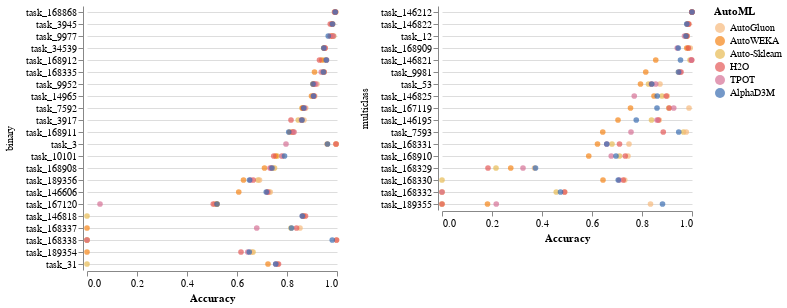

Notebook code for this chart:
### Code cell
alt.hconcat(chart1, chart2).configure_view(stroke='transparent')

### Figure 1 — Vega-Lite specification as saved in the notebook (floating-point values rounded to 4 significant figures; data arrays with more than 128 entries replaced by an {"elided": "..."} marker saying what was removed)
{"config": {"view": {"continuousWidth": 400, "continuousHeight": 300, "stroke": "transparent"}}, "hconcat": [{"data": {"name": "data-2e22d993023e56cf83fee8fdafca5a7e"}, "mark": {"type": "point", "filled": true, "size": 32}, "encoding": {"color": {"type": "nominal", "field": "AutoML", "legend": {"title": "AutoML"}, "scale": {"domain": ["AutoGluon", "AutoWEKA", "Auto-Sklearn", "H2O", "TPOT", "AlphaD3M"], "range": ["#f7b97c", "#f58517", "#e7ba52", "#e45857", "#d67196", "#396cb0"]}}, "row": {"type": "nominal", "field": "Type", "sort": {"field": "yield", "op": "sum", "order": "descending"}, "title": ""}, "x": {"type": "quantitative", "axis": {"grid": false}, "field": "Performance", "scale": {"zero": false}, "title": "Accuracy"}, "y": {"type": "nominal", "axis": {"grid": true}, "field": "Dataset", "sort": "-x", "title": ""}}, "height": {"step": 12}, "title": "", "width": 250}, {"data": {"name": "data-30d799e3c160c92db5f5e8cb12d09205"}, "mark": {"type": "point", "filled": true, "size": 32}, "encoding": {"color": {"type": "nominal", "field": "AutoML", "legend": {"title": "AutoML"}, "scale": {"domain": ["AutoGluon", "AutoWEKA", "Auto-Sklearn", "H2O", "TPOT", "AlphaD3M"], "range": ["#f7b97c", "#f58517", "#e7ba52", "#e45857", "#d67196", "#396cb0"]}}, "row": {"type": "nominal", "field": "Type", "sort": {"field": "yield", "op": "sum", "order": "descending"}, "title": ""}, "x": {"type": "quantitative", "axis": {"grid": false}, "field": "Performance", "scale": {"zero": false}, "title": "Accuracy"}, "y": {"type": "nominal", "axis": {"grid": true}, "field": "Dataset", "sort": "-x", "title": ""}}, "height": {"step": 12}, "title": "", "width": 250}], "$schema": "https://vega.github.io/schema/vega-lite/v4.8.1.json", "datasets": {"data-2e22d993023e56cf83fee8fdafca5a7e": {"elided": "132 records"}, "data-30d799e3c160c92db5f5e8cb12d09205": [{"Dataset": "task_12", "Type": "multiclass", "AutoML": "Auto-Sklearn", "Performance": 0.976}, {"Dataset": "task_146195", "Type": "multiclass", "AutoML": "Auto-Sklearn", "Performance": 0.838}, {"Dataset": "task_146212", "Type": "multiclass", "AutoML": "Auto-Sklearn", "Performance": 1.0}, {"Dataset": "task_146821", "Type": "multiclass", "AutoML": "Auto-Sklearn", "Performance": 0.992}, {"Dataset": "task_146822", "Type": "multiclass", "AutoML": "Auto-Sklearn", "Performance": 0.982}, {"Dataset": "task_146825", "Type": "multiclass", "AutoML": "Auto-Sklearn", "Performance": 0.88}, {"Dataset": "task_167119", "Type": "multiclass", "AutoML": "Auto-Sklearn", "Performance": 0.907}, {"Dataset": "task_168329", "Type": "multiclass", "AutoML": "Auto-Sklearn", "Performance": 0.216}, {"Dataset": "task_168330", "Type": "multiclass", "AutoML": "Auto-Sklearn", "Performance": 0.0}, {"Dataset": "task_168331", "Type": "multiclass", "AutoML": "Auto-Sklearn", "Performance": 0.68}, {"Dataset": "task_168332", "Type": "multiclass", "AutoML": "Auto-Sklearn", "Performance": 0.457}, {"Dataset": "task_168909", "Type": "multiclass", "AutoML": "Auto-Sklearn", "Performance": 0.986}, {"Dataset": "task_168910", "Type": "multiclass", "AutoML": "Auto-Sklearn", "Performance": 0.71}, {"Dataset": "task_189355", "Type": "multiclass", "AutoML": "Auto-Sklearn", "Performance": 0.0}, {"Dataset": "task_53", "Type": "multiclass", "AutoML": "Auto-Sklearn", "Performance": 0.826}, {"Dataset": "task_7593", "Type": "multiclass", "AutoML": "Auto-Sklearn", "Performance": 0.966}, {"Dataset": "task_9981", "Type": "multiclass", "AutoML": "Auto-Sklearn", "Performance": 0.951}, {"Dataset": "task_12", "Type": "multiclass", "AutoML": "AutoGluon", "Performance": 0.981}, {"Dataset": "task_146195", "Type": "multiclass", "AutoML": "AutoGluon", "Performance": 0.869}, {"Dataset": "task_146212", "Type": "multiclass", "AutoML": "AutoGluon", "Performance": 1.0}, {"Dataset": "task_146821", "Type": "multiclass", "AutoML": "AutoGluon", "Performance": 0.999}, {"Dataset": "task_146822", "Type": "multiclass", "AutoML": "AutoGluon", "Performance": 0.987}, {"Dataset": "task_146825", "Type": "multiclass", "AutoML": "AutoGluon", "Performance": 0.901}, {"Dataset": "task_167119", "Type": "multiclass", "AutoML": "AutoGluon", "Performance": 0.988}, {"Dataset": "task_168329", "Type": "multiclass", "AutoML": "AutoGluon", "Performance": 0.37}, {"Dataset": "task_168330", "Type": "multiclass", "AutoML": "AutoGluon", "Performance": 0.731}, {"Dataset": "task_168331", "Type": "multiclass", "AutoML": "AutoGluon", "Performance": 0.748}, {"Dataset": "task_168332", "Type": "multiclass", "AutoML": "AutoGluon", "Performance": 0.491}, {"Dataset": "task_168909", "Type": "multiclass", "AutoML": "AutoGluon", "Performance": 0.993}, {"Dataset": "task_168910", "Type": "multiclass", "AutoML": "AutoGluon", "Performance": 0.744}, {"Dataset": "task_189355", "Type": "multiclass", "AutoML": "AutoGluon", "Performance": 0.834}, {"Dataset": "task_53", "Type": "multiclass", "AutoML": "AutoGluon", "Performance": 0.872}, {"Dataset": "task_7593", "Type": "multiclass", "AutoML": "AutoGluon", "Performance": 0.977}, {"Dataset": "task_9981", "Type": "multiclass", "AutoML": "AutoGluon", "Performance": 0.946}, {"Dataset": "task_12", "Type": "multiclass", "AutoML": "AutoWEKA", "Performance": 0.977}, {"Dataset": "task_146195", "Type": "multiclass", "AutoML": "AutoWEKA", "Performance": 0.704}, {"Dataset": "task_146212", "Type": "multiclass", "AutoML": "AutoWEKA", "Performance": 0.999}, {"Dataset": "task_146821", "Type": "multiclass", "AutoML": "AutoWEKA", "Performance": 0.855}, {"Dataset": "task_146822", "Type": "multiclass", "AutoML": "AutoWEKA", "Performance": 0.983}, {"Dataset": "task_146825", "Type": "multiclass", "AutoML": "AutoWEKA", "Performance": 0.848}, {"Dataset": "task_167119", "Type": "multiclass", "AutoML": "AutoWEKA", "Performance": 0.754}, {"Dataset": "task_168329", "Type": "multiclass", "AutoML": "AutoWEKA", "Performance": 0.275}, {"Dataset": "task_168330", "Type": "multiclass", "AutoML": "AutoWEKA", "Performance": 0.644}, {"Dataset": "task_168331", "Type": "multiclass", "AutoML": "AutoWEKA", "Performance": 0.622}, {"Dataset": "task_168332", "Type": "multiclass", "AutoML": "AutoWEKA", "Performance": 0.0}, {"Dataset": "task_168909", "Type": "multiclass", "AutoML": "AutoWEKA", "Performance": 0.979}, {"Dataset": "task_168910", "Type": "multiclass", "AutoML": "AutoWEKA", "Performance": 0.587}, {"Dataset": "task_189355", "Type": "multiclass", "AutoML": "AutoWEKA", "Performance": 0.182}, {"Dataset": "task_53", "Type": "multiclass", "AutoML": "AutoWEKA", "Performance": 0.794}, {"Dataset": "task_7593", "Type": "multiclass", "AutoML": "AutoWEKA", "Performance": 0.643}, {"Dataset": "task_9981", "Type": "multiclass", "AutoML": "AutoWEKA", "Performance": 0.815}, {"Dataset": "task_12", "Type": "multiclass", "AutoML": "H2O", "Performance": 0.98}, {"Dataset": "task_146195", "Type": "multiclass", "AutoML": "H2O", "Performance": 0.865}, {"Dataset": "task_146212", "Type": "multiclass", "AutoML": "H2O", "Performance": 1.0}, {"Dataset": "task_146821", "Type": "multiclass", "AutoML": "H2O", "Performance": 0.998}, {"Dataset": "task_146822", "Type": "multiclass", "AutoML": "H2O", "Performance": 0.987}, {"Dataset": "task_146825", "Type": "multiclass", "AutoML": "H2O", "Performance": 0.897}, {"Dataset": "task_167119", "Type": "multiclass", "AutoML": "H2O", "Performance": 0.909}, {"Dataset": "task_168329", "Type": "multiclass", "AutoML": "H2O", "Performance": 0.184}, {"Dataset": "task_168330", "Type": "multiclass", "AutoML": "H2O", "Performance": 0.725}, {"Dataset": "task_168331", "Type": "multiclass", "AutoML": "H2O", "Performance": 0.71}, {"Dataset": "task_168332", "Type": "multiclass", "AutoML": "H2O", "Performance": 0.49}, {"Dataset": "task_168909", "Type": "multiclass", "AutoML": "H2O", "Performance": 0.985}, {"Dataset": "task_168910", "Type": "multiclass", "AutoML": "H2O", "Performance": 0.733}, {"Dataset": "task_189355", "Type": "multiclass", "AutoML": "H2O", "Performance": 0.0}, {"Dataset": "task_53", "Type": "multiclass", "AutoML": "H2O", "Performance": 0.838}, {"Dataset": "task_7593", "Type": "multiclass", "AutoML": "H2O", "Performance": 0.885}, {"Dataset": "task_9981", "Type": "multiclass", "AutoML": "H2O", "Performance": 0.956}, {"Dataset": "task_12", "Type": "multiclass", "AutoML": "TPOT", "Performance": 0.97}, {"Dataset": "task_146195", "Type": "multiclass", "AutoML": "TPOT", "Performance": 0.86}, {"Dataset": "task_146212", "Type": "multiclass", "AutoML": "TPOT", "Performance": 1.0}, {"Dataset": "task_146821", "Type": "multiclass", "AutoML": "TPOT", "Performance": 0.998}, {"Dataset": "task_146822", "Type": "multiclass", "AutoML": "TPOT", "Performance": 0.981}, {"Dataset": "task_146825", "Type": "multiclass", "AutoML": "TPOT", "Performance": 0.769}, {"Dataset": "task_167119", "Type": "multiclass", "AutoML": "TPOT", "Performance": 0.927}, {"Dataset": "task_168329", "Type": "multiclass", "AutoML": "TPOT", "Performance": 0.324}, {"Dataset": "task_168330", "Type": "multiclass", "AutoML": "TPOT", "Performance": 0.709}, {"Dataset": "task_168331", "Type": "multiclass", "AutoML": "TPOT", "Performance": 0.659}, {"Dataset": "task_168332", "Type": "multiclass", "AutoML": "TPOT", "Performance": 0.0}, {"Dataset": "task_168909", "Type": "multiclass", "AutoML": "TPOT", "Performance": 0.941}, {"Dataset": "task_168910", "Type": "multiclass", "AutoML": "TPOT", "Performance": 0.677}, {"Dataset": "task_189355", "Type": "multiclass", "AutoML": "TPOT", "Performance": 0.217}, {"Dataset": "task_53", "Type": "multiclass", "AutoML": "TPOT", "Performance": 0.855}, {"Dataset": "task_7593", "Type": "multiclass", "AutoML": "TPOT", "Performance": 0.756}, {"Dataset": "task_9981", "Type": "multiclass", "AutoML": "TPOT", "Performance": 0.951}, {"Dataset": "task_12", "Type": "multiclass", "AutoML": "AlphaD3M", "Performance": 0.976}, {"Dataset": "task_146195", "Type": "multiclass", "AutoML": "AlphaD3M", "Performance": 0.777}, {"Dataset": "task_146212", "Type": "multiclass", "AutoML": "AlphaD3M", "Performance": 1.0}, {"Dataset": "task_146821", "Type": "multiclass", "AutoML": "AlphaD3M", "Performance": 0.954}, {"Dataset": "task_146822", "Type": "multiclass", "AutoML": "AlphaD3M", "Performance": 0.979}, {"Dataset": "task_146825", "Type": "multiclass", "AutoML": "AlphaD3M", "Performance": 0.861}, {"Dataset": "task_167119", "Type": "multiclass", "AutoML": "AlphaD3M", "Performance": 0.86}, {"Dataset": "task_168329", "Type": "multiclass", "AutoML": "AlphaD3M", "Performance": 0.374}, {"Dataset": "task_168330", "Type": "multiclass", "AutoML": "AlphaD3M", "Performance": 0.705}, {"Dataset": "task_168331", "Type": "multiclass", "AutoML": "AlphaD3M", "Performance": 0.659}, {"Dataset": "task_168332", "Type": "multiclass", "AutoML": "AlphaD3M", "Performance": 0.474}, {"Dataset": "task_168909", "Type": "multiclass", "AutoML": "AlphaD3M", "Performance": 0.945}, {"Dataset": "task_168910", "Type": "multiclass", "AutoML": "AlphaD3M", "Performance": 0.696}, {"Dataset": "task_189355", "Type": "multiclass", "AutoML": "AlphaD3M", "Performance": 0.882}, {"Dataset": "task_53", "Type": "multiclass", "AutoML": "AlphaD3M", "Performance": 0.839}, {"Dataset": "task_7593", "Type": "multiclass", "AutoML": "AlphaD3M", "Performance": 0.947}, {"Dataset": "task_9981", "Type": "multiclass", "AutoML": "AlphaD3M", "Performance": 0.946}]}}
